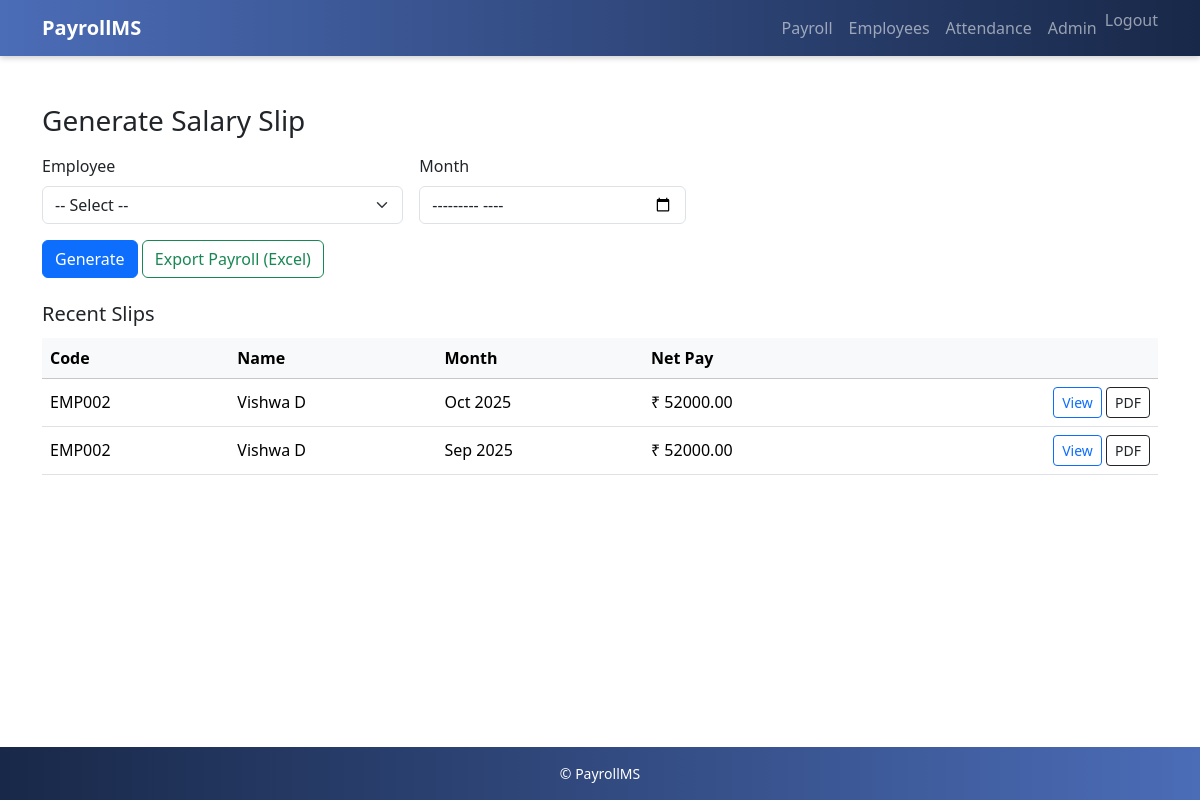
The page /salary/ (signed in) on the database its author committed.
### payroll/models.py (models this page shows, shortened)
class SalarySlip(models.Model):
    employee = models.ForeignKey(Employee, on_delete=models.CASCADE)
    month = models.DateField(help_text="Store as first day of month (YYYY-MM-01)")
    basic = models.DecimalField(max_digits=10, decimal_places=2, default=0)
    hra = models.DecimalField(max_digits=10, decimal_places=2, default=0)
    allowances = models.DecimalField(max_digits=10, decimal_places=2, default=0)
    deductions = models.DecimalField(max_digits=10, decimal_places=2, default=0)
    net_pay = models.DecimalField(max_digits=10, decimal_places=2, default=0)
    generated_at = models.DateTimeField(auto_now_add=True)
    class Meta:
        unique_together = ('employee', 'month')
        ordering = ['-month', 'employee__code']

class Employee(models.Model):
    user = models.OneToOneField(
        settings.AUTH_USER_MODEL,
        on_delete=models.SET_NULL,
        null=True,
        blank=True,
        help_text="Link this employee to a login user (non-staff)."
    )
    code = models.CharField(max_length=10, unique=True)
    first_name = models.CharField(max_length=50)
    last_name = models.CharField(max_length=50, blank=True)
    email = models.EmailField(blank=True)
    phone = models.CharField(max_length=20, blank=True)
    department = models.CharField(max_length=100, blank=True)
    designation = models.CharField(max_length=100, blank=True)
    join_date = models.DateField(default=timezone.now)
    base_salary = models.DecimalField(max_digits=10, decimal_places=2, default=0)
    is_active = models.BooleanField(default=True)

### payroll/views.py (the view, shortened to what this page needs)
# urls.py: path('salary/', views.salary_generate, name='salary_generate'),
@login_required
def salary_generate(request):
    if request.user.is_staff:
        employees = Employee.objects.filter(is_active=True).order_by('code')
        slips = SalarySlip.objects.select_related('employee').order_by('-month', 'employee__code')
    return render(request, 'payroll/layout/salary_generate.html', {
        'employees': employees,
        'slips': slips
    })

### payroll/templates/payroll/layout/salary_generate.html (shortened to what this page needs)
{% extends 'payroll/layout/base.html' %}
{% block content %}
<h3 class="mb-3">Generate Salary Slip</h3>
<form method="post" class="row g-3 mb-4">
  {% if request.user.is_staff %}
    <div class="col-md-4">
      <label class="form-label">Employee</label>
      <select name="employee" class="form-select" required>
        <option value="">-- Select --</option>
      </select>
    </div>
  {% else %}
    <div class="col-12">
      <div class="alert alert-info mb-0">
        You are generating slip for: <strong>{{ employees.0.code }}</strong> — {{ employees.0.first_name }} {{ employees.0.last_name }}
      </div>
    </div>
  {% endif %}
  <div class="col-md-3">
    <label class="form-label">Month</label>
    <input type="month" name="month" class="form-control" required>
  </div>
  <div class="col-12">
    <button class="btn btn-primary">Generate</button>
    <a class="btn btn-outline-success" href="{% url 'payroll:salary_export_excel' %}">Export Payroll (Excel)</a>
  </div>
</form>
<h5 class="mb-2">Recent Slips</h5>
<div class="table-responsive">
  <table class="table table-hover align-middle">
    <thead class="table-light">
      <tr>
        <th>Code</th><th>Name</th><th>Month</th><th>Net Pay</th><th></th>
      </tr>
    </thead>
    <tbody>
      {% for s in slips %}
      <tr>
        <td>{{ s.employee.code }}</td>
        <td>{{ s.employee.first_name }} {{ s.employee.last_name }}</td>
        <td>{{ s.month|date:"M Y" }}</td>
        <td>₹ {{ s.net_pay }}</td>
        <td class="text-end">
          <a class="btn btn-sm btn-outline-primary" href="{% url 'payroll:salary_detail' s.pk %}">View</a>
          <a class="btn btn-sm btn-outline-dark" href="{% url 'payroll:salary_pdf' s.pk %}">PDF</a>
        </td>
      </tr>
      {% empty %}
      <tr><td colspan="5" class="text-center text-muted">No salary slips yet.</td></tr>
      {% endfor %}
    </tbody>
  </table>
</div>
{% endblock %}

### payroll/static/payroll/css/style.css (style rules this page uses)
.table-responsive { margin-top: 0.75rem; }
body { display: flex; flex-direction: column; min-height: 100vh; }
.main-content { padding-top: 80px; }

### rows shown on the page
SalarySlip: employee.code "EMP002", employee.first_name "Vishwa", employee.last_name "D", month "Oct 2025", net_pay "52000.00"
SalarySlip: employee.code "EMP002", employee.first_name "Vishwa", employee.last_name "D", month "Sep 2025", net_pay "52000.00"
